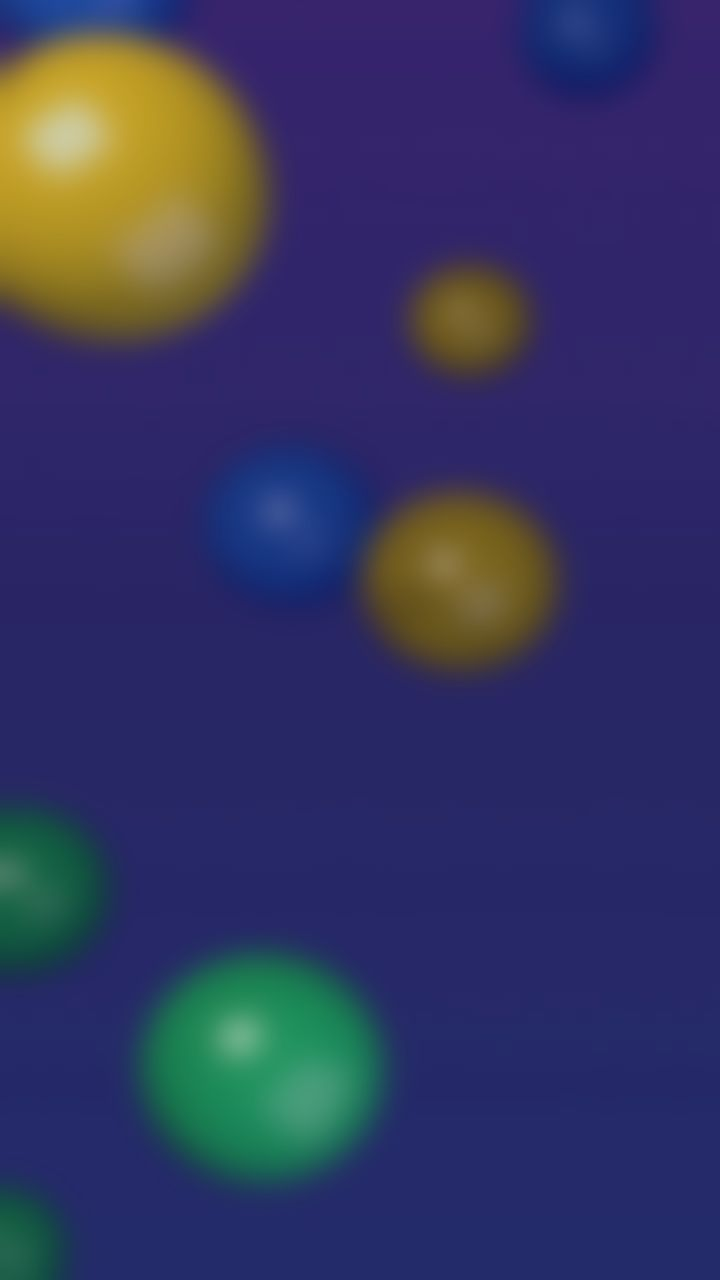
#> input picture assets/bg.jpg, 720 x 1280 px, given in place of s1_00.png, which was not available
$ python make_atlas.py ../assets ../assets/board.jpg
#> lines starting #> are read from the running program, lines starting #| are printed output that depends on the picture
# レンダリングしたスプライトを1枚にまとめる: 行=色1〜5、列=つながり0〜15・16=消える顔
import sys
from PIL import Image
src, out = sys.argv[1], sys.argv[2]
P = 128
im = Image.new("RGBA", (17 * P, 5 * P), (0, 0, 0, 0))
#> im: PIL image 2176x640 RGBA; every value is 0
for c in range(1, 6):
    for m in range(17):
        n = f"s{c}_pop.png" if m == 16 else f"s{c}_{m:02d}.png"
        try:
            t = Image.open(f"{src}/{n}").convert("RGBA").resize((P, P), Image.LANCZOS)
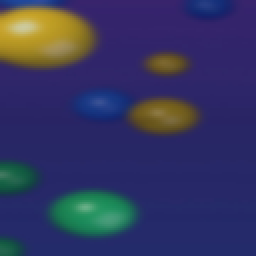
#> t: PIL image 128x128 RGBA (shown 2 times larger); mean R, G, B, A 52.5, 54.4, 96.3, 255
        except FileNotFoundError:
            continue
        im.alpha_composite(t, (m * P, (c - 1) * P))
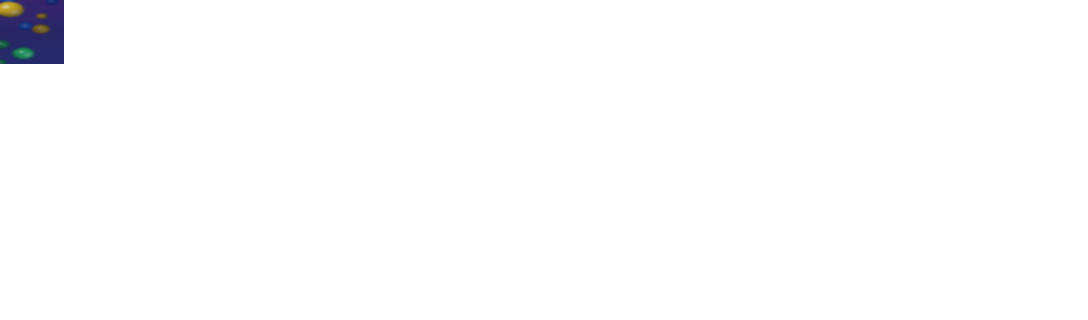
#> im: PIL image 2176x640 RGBA (shown at 1/2 size); mean R, G, B, A 0.6, 0.6, 1.1, 3; transparent parts drawn white
im.save(out, optimize=True)
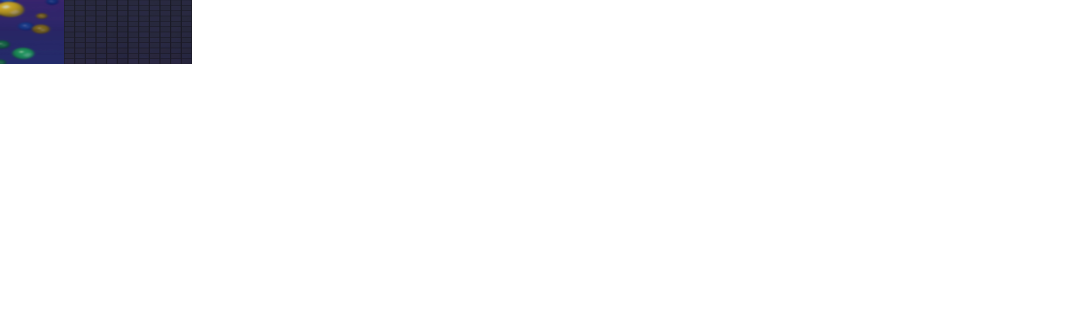
#> saved as board.jpg: PIL image 2176x640 RGBA (shown at 1/2 size); mean R, G, B, A 1.5, 1.5, 2.5, 9; transparent parts drawn white
